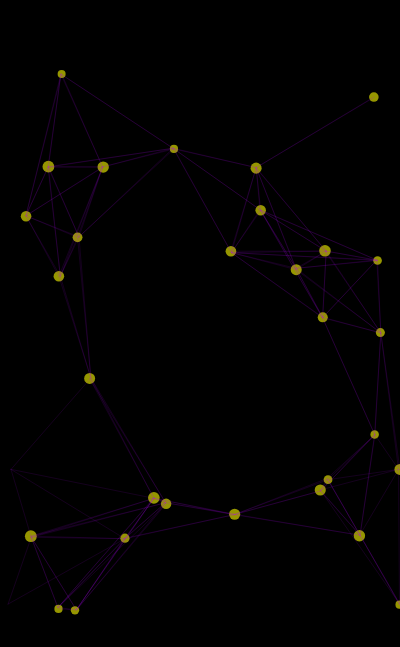
Frame 1 (no input)
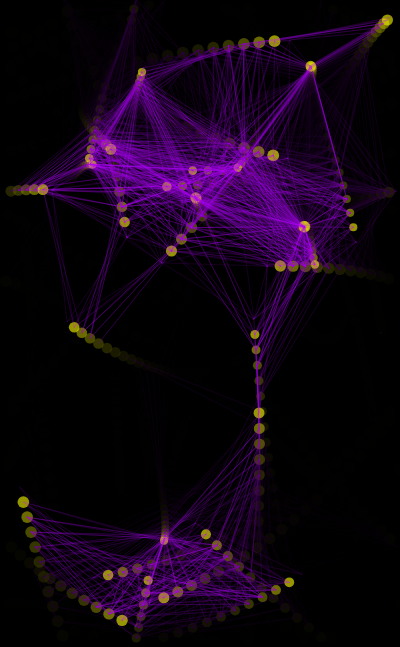
Frame 60 (no input)
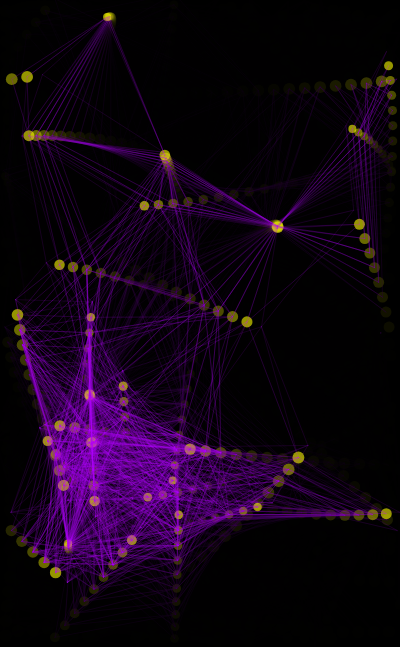
Frame 120 (the mouse pressed at the canvas centre since frame 60)

The p5.js sketch that drew these frames (run headless with seeded random() and noise() and a simulated clock; from frame 60 on, the mouse is pressed at the canvas centre):

// p5.js sketch
// ── sketch.js
//Ricardo Velasquez
//AP2

let dots = [], segments = [], attracter = [];
let pauseBtn, showAttracter;
let pause = false, attracterShown = false;

function setup() {
  cnv = createCanvas(400, 400 * 1.618);
  cnv.position((windowWidth - width) / 2, 30);

  background(0);

  loadRunAttracter('LOAD', 60);
  loadRunDots('LOAD', 30);

  pauseBtn = createButton('PAUSE');
  pauseBtn.position((windowWidth - width) / 2, 5);
  pauseBtn.mousePressed(pauseChange);

  showAttracter = createButton('ATTRACTER');
  showAttracter.position((windowWidth - width) / 2 + 65, 5);
  showAttracter.mousePressed(attracterToggle);

}

function draw() {
  if (!pause){
    background(0, 0, 0, 75);

    loadRunAttracter('RUN', attracter.length);
    loadRunDots('RUN', dots.length);
    runSegments(segments.length);

  }

}

//Start Function pauseChange##########
function pauseChange(){
  if (pause == false){
    pause = true;

  } else if (pause == true){
    pause = false;

  }

}
//End Function pauseChange##########

//Start Function attracterToggle##########
function attracterToggle(){
  if (attracterShown == false){
    attracterShown = true;

  } else if (attracterShown == true){
    attracterShown = false;

  }

}
//End Function attracterToggle##########

//Start Function loadRunAttracter##########
function loadRunAttracter(typ, qty){
  if (typ === "LOAD"){
    for (let i = 0; i < qty; i++){
      attracter[i] = new Attracter();

    }

  } else if (typ === "RUN"){
    for (let i = 0; i < qty; i++){
      attracter[i].run();

    }

  }

}
//End Function loadRunAttracter##########

//Start Function loadRunDots##########
function loadRunDots(typ, qty){
  if (typ === "LOAD"){
    for (let i = 0; i < qty; i++){
      dots[i] = new Dot(i);

    }

  } else if (typ === "RUN"){
    for (let i = 0; i < qty; i++){
      dots[i].run();

    }

  }

}
//End Function loadRunDots##########

//Start Function loadRunSegments##########
function runSegments(qty){
  if (qty > 0){
    for (let i = qty - 1; i >= 0; i--){
      segments[i].run();

    }

  }

}
//End Function loadRunSegments##########

// ── attracter.js
//Ricardo Velasquez
//AP2

//Start Class Attracter##########
class Attracter extends p5.Vector{
  constructor(){
    super(random(width), random(height));
    this.vel = p5.Vector.random2D();

  }

  run(){
    if (attracterShown){
      this.render();

    }
    this.move();
    this.checkEdges();

  }

  render(){
      push();
      noFill();
      stroke(255);
      strokeWeight(1);
      point(this.x, this.y);
      pop();
  }

  move(){
    this.add(this.vel);

  }

  checkEdges(){
    if (this.x < 0){
      this.x = width - 0.01;

    } else if (this.x > width){
      this.x = 0.01;

    }

    if (this.y < 0){
      this.y = height - 0.01;

    } else if (this.y > height){
      this.y = 0.01;

    }

  }

}
//End Class Attracter##########

// ── dot.js
//Ricardo Velasquez
//AP2

//Start Class Dot##########
class Dot extends p5.Vector{
  constructor(index){
    super(random(width), random(height));
    this.vel = p5.Vector.random2D();
    this.acc = createVector(0, 0);
    this.clr = color(255, 255, 0, 150);
    this.sz  = random(8, 12);
    this.distance = 0;
    this.index = index;
    this.attracterindex = floor(random(attracter.length));

  }

  run(){
    this.render();
    this.move();
    this.inNOut();//Attracted and Repelled#####
    this.checkEdges();

  }

  render(){
      push();
      noFill();
      stroke(this.clr);
      strokeWeight(this.sz);
      point(this.x, this.y);
      pop();
  }

  move(){
    this.acc = p5.Vector.sub(attracter[this.attracterindex], this);
    this.acc.normalize();
    this.acc.mult(0.5);

    this.vel.limit(15);
    this.vel.add(this.acc);

    this.add(this.vel);

  }

  inNOut(){
    for (let i = 0; i < dots.length; i++){
      if (dots[i] !== this){
        this.distance = this.dist(dots[i]);

      }

      if (this.distance < 150){
        segments.push(new Segment(this.index, i));

      }

    }

  }

  checkEdges(){
    if (this.x - this.sz / 2 < 0){
      this.x = width - this.sz;

    } else if (this.x + this.sz / 2 > width){
      this.x = this.sz;

    }

    if (this.y - this.sz / 2 < 0){
      this.y = height - this.sz;

    } else if (this.y + this.sz / 2 > height){
      this.y = this.sz;

    }

  }

}
//End Class Dot##########

// ── segment.js
//Ricardo Velasquez
//AP2

//Start Class Segment##########
class Segment extends p5.Vector{
  constructor(firstIndex, secondIndex){
    super(dots[firstIndex].x, dots[firstIndex].y);
    this.loc2 = createVector(dots[secondIndex].x, dots[secondIndex].y);
    this.clr = color(175, 0, 255, 30);
    this.sz = 1;
    this.lifeSpan = 255;

  }

  run(){
    this.render();
    this.selfDestruct();

  }

  render(){
    push();
    noFill();
    stroke(this.clr);
    strokeWeight(this.sz);
    line(this.x, this.y, this.loc2.x, this.loc2.y);
    pop();

  }

  selfDestruct(){
    this.lifeSpan -= dots.length * 2;

    let index = 0;
    for (let i = 0; i < segments.length; i++){
      if (this === segments[i]){
        index = i;

      }

    }

    if (this.lifeSpan <= 0){
      segments.splice(1, index);

    }

  }

}
//End Class Segment##########
